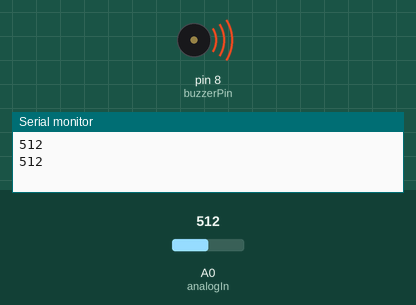
Recording of a sketch running on a simulated Arduino Uno, built with avr-gcc and run on an emulated ATmega328P. Parts: buzzer (waves = sounding, pin HIGH), the last lines printed to the serial monitor. The test bench sets the inputs (shaded band); at power-on: A0 (analogIn) = 512.

Above: at 1.8 s.
1.9 s: A0 (analogIn) set to 415
3.4 s: A0 (analogIn) set to 388
At 4.6 s:
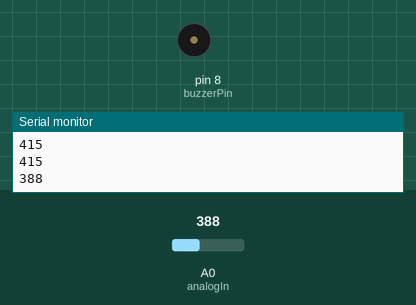
5.5 s: A0 (analogIn) set to 511
At 7.2 s:
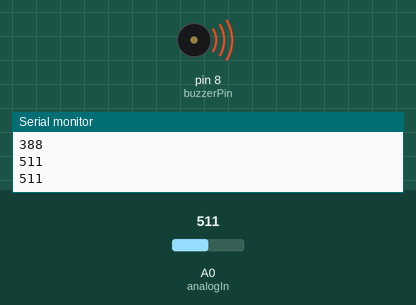
7.5 s: A0 (analogIn) set to 306
At 8.9 s:
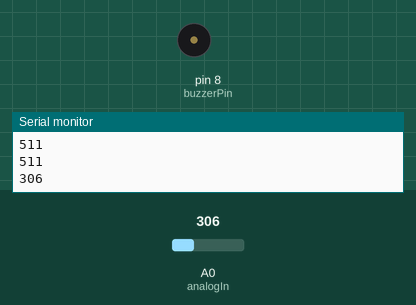
Timing chart, 0 to 10.5 s (numbered marks = the images above; inputs shaded):
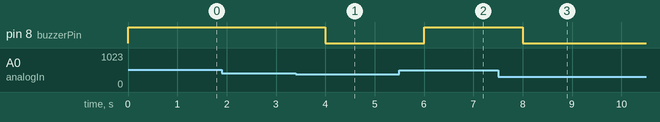

The sketch:

lab10.ino
```cpp
const int buzzerPin = 8;      //宣告 buzzerPin 為整數常數, 並將其值設為 8
const int analogIn = A0;      //宣告 analogIn 為整數常數, 並將其值設為 A0
const int highAlertVal = 400; //宣告 highAlertVal 為整數常數, 並將其值設為 400
const int lowAlertVal = 200;  //宣告 lowAlertVal 為整數常數, 並將其值設為 200
int wetVal = 0; //宣告 wetVal 為整數變數, 並將其初始值設為 0

void setup() {
  Serial.begin(9600); //開啟序列埠, 並將其值設為 9600
  pinMode(buzzerPin, OUTPUT); //將 buzzerPin 的腳位模式設為輸出 (OUTPUT)
}

void loop() {
  wetVal = analogRead(analogIn);
  //由類比輸入腳位讀取潮濕感測器的數值, 並將回傳的數值設為 wetVal
  Serial.println(wetVal); //在序列埠視窗顯示 wetVal 的數值, 並自動換行
  if( wetVal > highAlertVal || wetVal < lowAlertVal){
    //如果 wetVal 大於 highAlertVal 或 wetVal 小於 lowAlertVal
    digitalWrite(buzzerPin, HIGH); // 輸出高電位 (HIGH)的訊號到 buzzerPin 腳位
  }
  else{ //否則
    digitalWrite(buzzerPin, LOW); //輸出低電位 (LOW) 的訊號到 buzzerPin 腳位
  }
  delay(1000); //使程式停留在上一行的狀態1秒鐘
}
```

Measured:
- the behaviour switches between 401 and 400 on A0 (analogIn) (found by bisection; images 0 and 1)
- after the input at 3.4 s, pin 8 (buzzerPin): HIGH → LOW after 0.60 s
- after the input at 5.5 s, pin 8 (buzzerPin): LOW → HIGH after 0.50 s
- after the input at 7.5 s, pin 8 (buzzerPin): HIGH → LOW after 0.50 s
